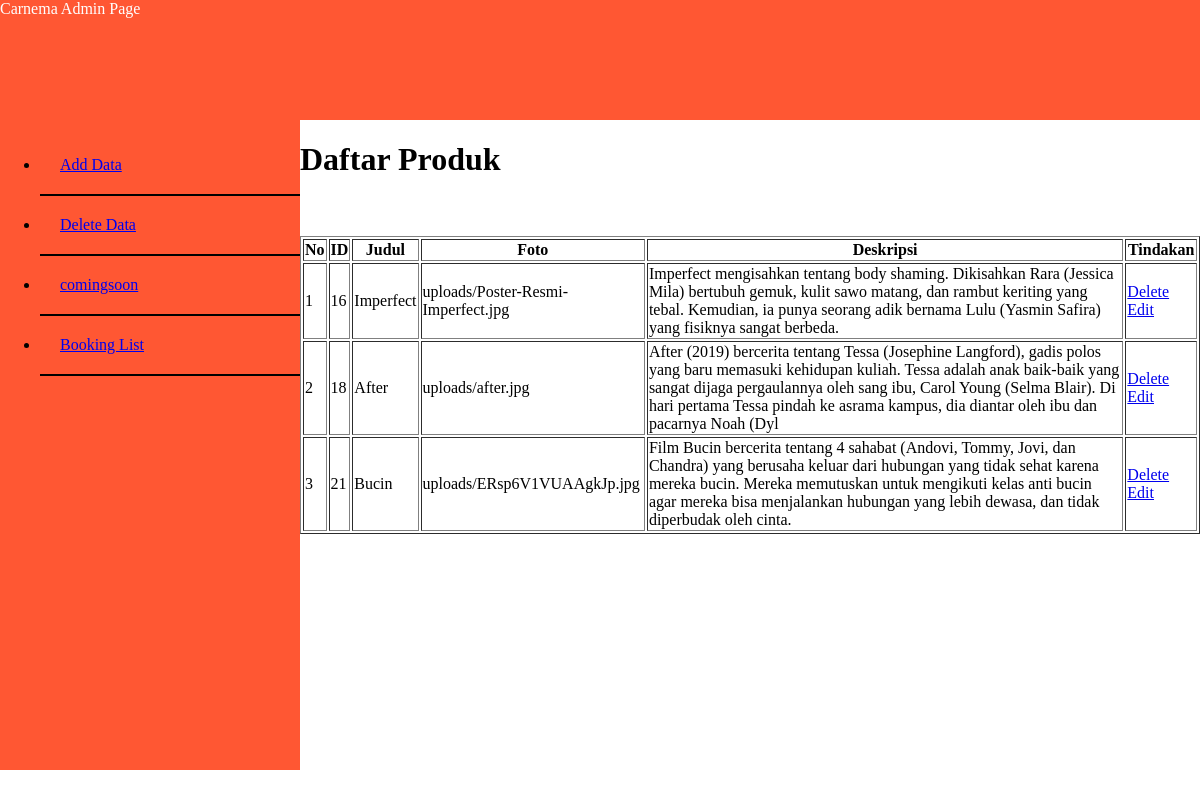
Page /admin/movie_list.php on the committed database.
### tables this page shows
CREATE TABLE `movie` (
  `id` int(11) NOT NULL,
  `judul` varchar(50) NOT NULL,
  `foto` varchar(50) NOT NULL,
  `jam` varchar(50) NOT NULL,
  `deskripsi` varchar(300) NOT NULL
);

### admin/movie_list.php (the view, shortened to what this page needs)
<html>
<head>
</head>
<body>
<div id="Header">
Carnema Admin Page
</div>
<div id="sidebar">
<ul>
<li><a href="upload_form.php">Add Data</a></li>
<li><a href="movie_list.php">Delete Data</a></li>
<li><a href="comingsoon.php"> comingsoon</a> </li>
<li><a href="bookinglist.php"> Booking List</a>  </li>
</ul>
</div>
<div id="data">
<?php
$a = "mysql:host=localhost;dbname=carnema_db";
$b = "root";
$c = "";
$kunci = new PDO($a, $b, $c);
$sql = "SELECT * FROM movie";
$hasil = $kunci->prepare($sql);
$hasil->execute();
?>
<h1>Daftar Produk</h1>
<br></br>
<table border="1">
    <tr>
    <th>No</th>
    <th>ID</th>
    <th>Judul</th>
    <th>Foto</th>
    <th>Deskripsi</th>
    <th>Tindakan</th>
    </tr>
    <?php
$i = 1;
while($row = $hasil->fetch()):
?>
<tr>
    <td><?= $i; ?></td>
    <td><?php echo $row['id']; ?></td>
    <td><?php echo $row['judul']; ?></td>
    <td><?php echo $row['foto']; ?></td>
    <td><?php echo $row['deskripsi']; ?></td>
    <td>
    <a href="delete.php?id=<?= $row['id'] ?>">Delete</a>
    <a href="form_edit.php?id=<?= $row['id'] ?>">Edit</a>
    </td>
</tr>
<?php
$i++;
endwhile;
?>
</table>
</div>
</body>
</html>

### admin/movie_list.php (style rules this page uses)
body { margin: 0px; border: 0px; }
#header { width: 100%; height: 120px; background: #FF5733; color: white; }
#sidebar { width: 300px; height: 650px; background: #FF5733; float: left; }
#data { height: 600px; background: white; }
ul li { padding: 20px; border-bottom: 2px solid black; }

### rows in the picture
movie: id "16", judul "Imperfect", foto "uploads/Poster-Resmi-Imperfect.jpg", deskripsi "Imperfect mengisahkan tentang body shaming. Dikisahkan Rara (Jessica Mila) bertubuh gemuk, kulit sawo matang, dan rambut keriting yang tebal. Kemudian, ia punya seorang adik bernama Lulu (Yasmin Safira) yang fisiknya sangat berbeda."
movie: id "18", judul "After", foto "uploads/after.jpg", deskripsi "After (2019) bercerita tentang Tessa (Josephine Langford), gadis polos yang baru memasuki kehidupan kuliah. Tessa adalah anak baik-baik yang sangat dijaga pergaulannya oleh sang ibu, Carol Young (Selma Blair). Di hari pertama Tessa pindah ke asrama kampus, dia diantar oleh ibu dan pacarnya Noah (Dyl"
movie: id "21", judul "Bucin", foto "uploads/ERsp6V1VUAAgkJp.jpg", deskripsi "Film Bucin bercerita tentang 4 sahabat (Andovi, Tommy, Jovi, dan Chandra) yang berusaha keluar dari hubungan yang tidak sehat karena mereka bucin. Mereka memutuskan untuk mengikuti kelas anti bucin agar mereka bisa menjalankan hubungan yang lebih dewasa, dan tidak diperbudak oleh cinta."
